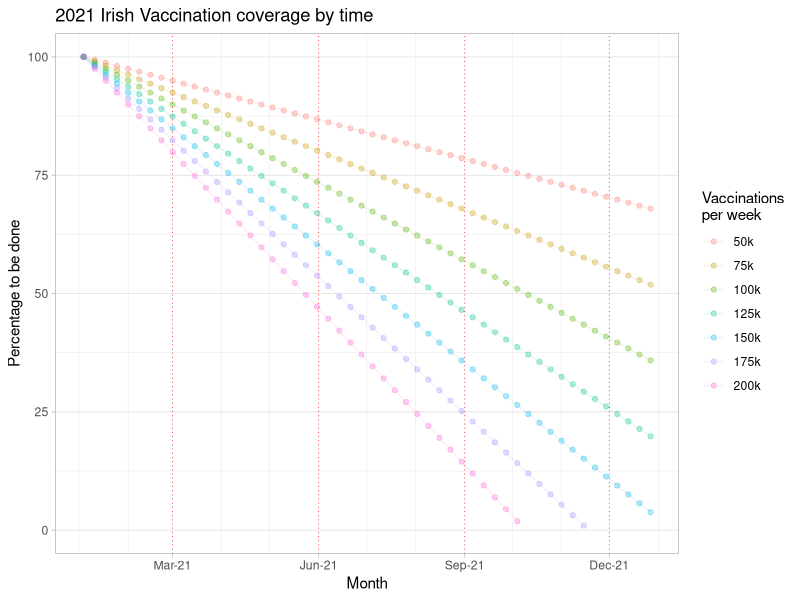

Write R code to recreate this figure. (Note: this script raises an error after producing the figure.)
## ---- chunk 1
rm(list=ls())

library(lubridate) # Sane date handling
library(tidyverse)


knitr::opts_chunk$set(echo = FALSE, cache=TRUE, message = FALSE, warning=FALSE, results = 'hide')
## ---- chunk 2
POP = 4970000 # Total population
COVER = 0.8   # Required coverage
DOSES = POP*COVER*2 # Number of doses required

## ---- chunk 3
Start <- as_date('2021-01-04') #Monday of Week 1
Weeks <- seq(0,265,1)
Dates <- Start + 7 * Weeks


VaccRates <- c(0,seq(50000,200000, 25000)) #7 + 1
VaccRatesNames <- fct_inorder(c('0k','50k', '75k', '100k', '125k', '150k', '175k', '200k')) #7 + 1
## ---- chunk 4
VaccineEst <- tibble(Dates,Weeks,
                       VaccRateName = VaccRatesNames[1],
                       VaccRate = VaccRates[1],
                     Delivered = 0, I = 0)

for (i in seq(2,8,1)) {
  print(paste('i = ', i, VaccRatesNames[i], VaccRates[i],'\n'))
  V <- tibble(Dates,Weeks,
                       VaccRateName=VaccRatesNames[i],
                       VaccRate=VaccRates[i]) %>%
  mutate(Delivered = VaccRate*Weeks) %>%
  mutate(I = i)

  VaccineEst <- rbind(VaccineEst,V)
  rm(V)
 }

VaccineEst <- VaccineEst %>%
  filter(I > 0) %>% # Remove the initial blank data frame
  filter(Delivered <= DOSES) # Cut off when we get to full coverage

## ---- chunk 5
gVaccFig1 <- ggplot(data=VaccineEst,
       aes(x=Dates,y=100*(DOSES - Delivered)/ DOSES, group = VaccRateName, colour=VaccRateName)) +
  geom_path(alpha=0.1) +
  geom_point(alpha=0.3) +
    scale_x_date(limits=c(Dates[1], Dates[52]),
               date_breaks = "3 month",
               date_labels = "%b-%y",
               date_minor_breaks = "1 month") +
  xlab('Month') + ylab('Percentage to be done') +
  ggtitle('2021 Irish Vaccination coverage by time') +
  guides(colour = guide_legend("Vaccinations\nper week")) + 
  theme_light() +
  theme(panel.grid.major.x = 
          element_line(colour = "red", linetype = "dotted"))

gVaccFig1

ggsave('images/gVaccFig1.png', gVaccFig1,
       device = 'png', width = 20, height = 10, units = 'cm', dpi = 600)

## ---- chunk 6
Rate_of_Increase = c(1.0,1.1,1.2,1.3,1.4,1.5,1.6,1.7,1.8,2.0)
  Rate_of_IncreaseName = fct_inorder(c('None','10%','20%','30%','40%','50%','60%','70%','80%','100%'))

DoseStart = 20000
  DoseMax = seq(0,700000,100000)
  DoseMaxName <- fct_inorder(c('0k','100k', '200k', '300k', '400k', '500k', '600k', '700k')) #7 + 1

## ---- chunk 7
DoseMaxSingle=500000

Scale <- tibble(Dates, Weeks,
                Rate = 0, RateName=Rate_of_IncreaseName[1],
                Ramp =  0, Doses = 0,
                Delivered = 0, I = 0)

  for (i in seq(2,10,1)) {
    print(paste('i = ', i, Rate_of_IncreaseName[i]))
    
    S <- tibble(Dates, Weeks) %>%
      mutate(Rate = Rate_of_Increase[i]) %>%
      mutate(RateName = Rate_of_IncreaseName[i]) %>%
      mutate(Ramp = Rate_of_Increase[i] ^ Weeks) %>%
      mutate(Doses = DoseStart * Ramp) %>%
      mutate(Doses = pmin(Doses, DoseMaxSingle)) %>%
      mutate(Delivered = cumsum(Doses)) %>%
      mutate(I = i)
    Scale <- rbind(Scale,S)
  rm(S)
  }

Scale <- Scale %>%
  filter(I > 0) %>% # Lose inital blank dataframe
  mutate(PerCentToCompletion = 100*(DOSES - Delivered)/DOSES) %>% 
  group_by(Rate) %>%
   # Truncate if there are two consecutive values at or over 100% complete
  mutate(SecondZero = ifelse(PerCentToCompletion <= 0 &
                               lag(PerCentToCompletion <= 0),TRUE,FALSE)) %>%
  filter(!SecondZero) %>%
  #Set the smallest to zero
  mutate(PerCentToCompletion  = ifelse(PerCentToCompletion < 0, 0, PerCentToCompletion))

## ---- chunk 8
gVaccFig2 <- ggplot(data=Scale,
       aes(x=Dates,y=PerCentToCompletion,
           group = RateName, colour=RateName)) +
  geom_path(alpha=0.1) +
  geom_point(alpha=0.3) +
  scale_x_date(limits=c(Dates[1], Dates[52]),
               date_breaks = "3 month",
               date_labels = "%b-%y",
               date_minor_breaks = "1 month") +
  xlab('Month') + ylab('Percentage to be done') +
  ggtitle('2021 Irish Vaccination coverage by time',
          subtitle = 'by weekly scale up and maximum weekly number of 500k') +
  guides(colour = guide_legend("Weekly increase in\nvaccinations")) + 
  theme_light()+ theme(panel.grid.major.x = element_line(colour = "red", linetype = "dotted"))

gVaccFig2

ggsave('images/gVaccFig2.png', gVaccFig2,
       device = 'png', width = 20, height = 10, units = 'cm', dpi = 600)

## ---- chunk 9
DoseMaxSingle=250000

Scale <- tibble(Dates, Weeks,
                Rate = 0, RateName=Rate_of_IncreaseName[1],
                Ramp =  0, Doses = 0,
                Delivered = 0, I = 0)

  for (i in seq(2,10,1)) {
    print(paste('i = ', i, Rate_of_IncreaseName[i]))
    
    S <- tibble(Dates, Weeks) %>%
      mutate(Rate = Rate_of_Increase[i]) %>%
      mutate(RateName = Rate_of_IncreaseName[i]) %>%
      mutate(Ramp = Rate_of_Increase[i] ^ Weeks) %>%
      mutate(Doses = DoseStart * Ramp) %>%
      mutate(Doses = pmin(Doses, DoseMaxSingle)) %>%
      mutate(Delivered = cumsum(Doses)) %>%
      mutate(I = i)
    Scale <- rbind(Scale,S)
  rm(S)
  }

Scale <- Scale %>%
  filter(I > 0) %>% # Lose inital blank dataframe
  mutate(PerCentToCompletion = 100*(DOSES - Delivered)/DOSES) %>% 
  group_by(Rate) %>%
   # Truncate if there are two consecutive values at or over 100% complete
  mutate(SecondZero = ifelse(PerCentToCompletion <= 0 &
                               lag(PerCentToCompletion <= 0),TRUE,FALSE)) %>%
  filter(!SecondZero) %>%
  #Set the smallest to zero
  mutate(PerCentToCompletion  = ifelse(PerCentToCompletion < 0, 0, PerCentToCompletion))

## ---- chunk 10

gVaccFig3 <- ggplot(data=Scale,
       aes(x=Dates,y=PerCentToCompletion,
           group = RateName, colour=RateName)) +
  geom_path(alpha=0.1) +
  geom_point(alpha=0.3) +
  scale_x_date(limits=c(Dates[1], Dates[52]),
               date_breaks = "3 month",
               date_labels = "%b-%y",
               date_minor_breaks = "1 month") +
  xlab('Month') + ylab('Percentage to be done') +
  ggtitle('2021 Irish Vaccination coverage by time',
          subtitle = 'by weekly scale up and maximum weekly number of 250k') +
  guides(colour = guide_legend("Weekly increase in\nvaccinations")) + 
  theme_light()+ theme(panel.grid.major.x = element_line(colour = "red", linetype = "dotted"))

gVaccFig3

ggsave('images/gVaccFig3.png', gVaccFig3,
       device = 'png', width = 20, height = 10, units = 'cm', dpi = 600)

## ---- chunk 11

Scale <- tibble(Dates, Weeks,
                DoseMax = DoseMax[1], DoseMaxName = DoseMaxName[1],
                Rate = 0, RateName=Rate_of_IncreaseName[1],
                Ramp =  0, Doses = 0,
                Delivered = 0, I = 0)

for (j in seq(2,10,1)) {
  for (i in seq(2,8,1)) {
    print(paste('j = ', j, Rate_of_Increase[j], 'i = ', i, DoseMax[i]))
    
    S <- tibble(Dates, Weeks) %>%
      mutate(DoseMax = DoseMax[i]) %>%
      mutate(DoseMaxName = DoseMaxName[i]) %>%
      mutate(Rate = Rate_of_Increase[j]) %>%
      mutate(RateName = Rate_of_IncreaseName[j]) %>%
      mutate(Ramp = Rate_of_Increase[j] ^ Weeks) %>%
      mutate(Doses = DoseStart * Ramp) %>%
      mutate(Doses = pmin(Doses, DoseMax[i])) %>%
      mutate(Delivered = cumsum(Doses)) %>%
      mutate(I = i)
    Scale <- rbind(Scale,S)
  rm(S)
  }
}  

Scale <- Scale %>%
  filter(I > 0) %>% # Lose inital blank dataframe
  mutate(PerCentToCompletion = 100*(DOSES - Delivered)/DOSES) %>% 
  group_by(DoseMax,Rate) %>%
   # Truncate if there are two consecutive values at or over 100% complete
  mutate(SecondZero = ifelse(PerCentToCompletion <= 0 &
                               lag(PerCentToCompletion <= 0),TRUE,FALSE)) %>%
  filter(!SecondZero) %>%
  #Set the smallest to zero
  mutate(PerCentToCompletion  = ifelse(PerCentToCompletion < 0, 0, PerCentToCompletion))

## ---- chunk 12
gVaccFig4 <- ggplot(data=Scale,
       aes(x=Dates,y=PerCentToCompletion,
           group = DoseMaxName, colour=DoseMaxName)) +
  geom_path(alpha=0.1) +
  geom_point(alpha=0.3) +
  scale_x_date(limits=c(Dates[1], Dates[52]),
               date_breaks = "3 month",
               date_labels = "%b-%y",
               date_minor_breaks = "1 month") +
  xlab('Month') + ylab('Percentage to be done') +
  ggtitle('Irish Vaccination coverage by time',
          subtitle = 'by weekly scale up and maximum weekly number') +
  guides(colour = guide_legend("Maximum\nVaccinations\nper week")) + 
  theme_light()+ theme(panel.grid.major.x = element_line(colour = "red", linetype = "dotted")) + facet_wrap(~RateName)

gVaccFig4

ggsave('images/gVaccFig4.png', gVaccFig4,
       device = 'png', width = 20, height = 10, units = 'cm', dpi = 600)
